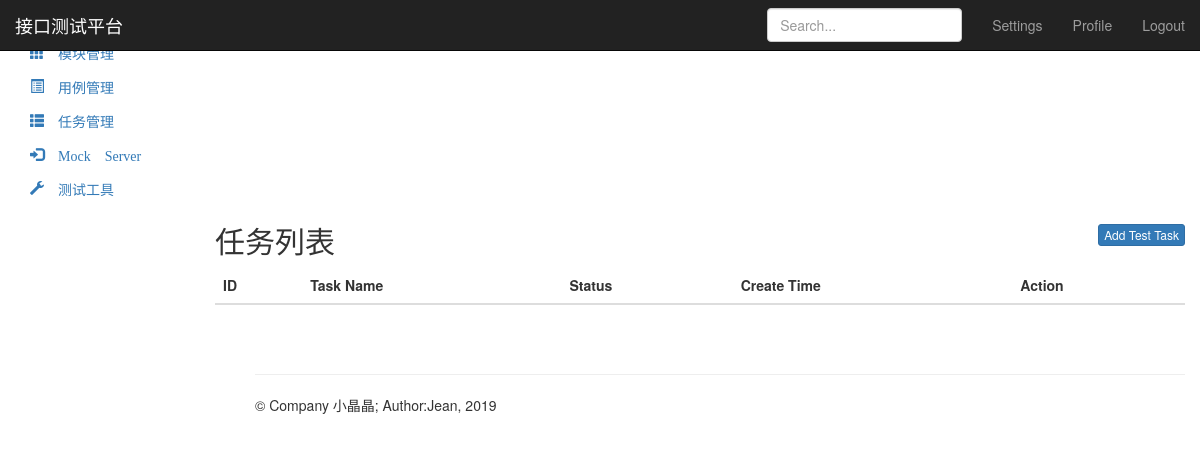
/testtask/, run on an earlier commit of the app's database.
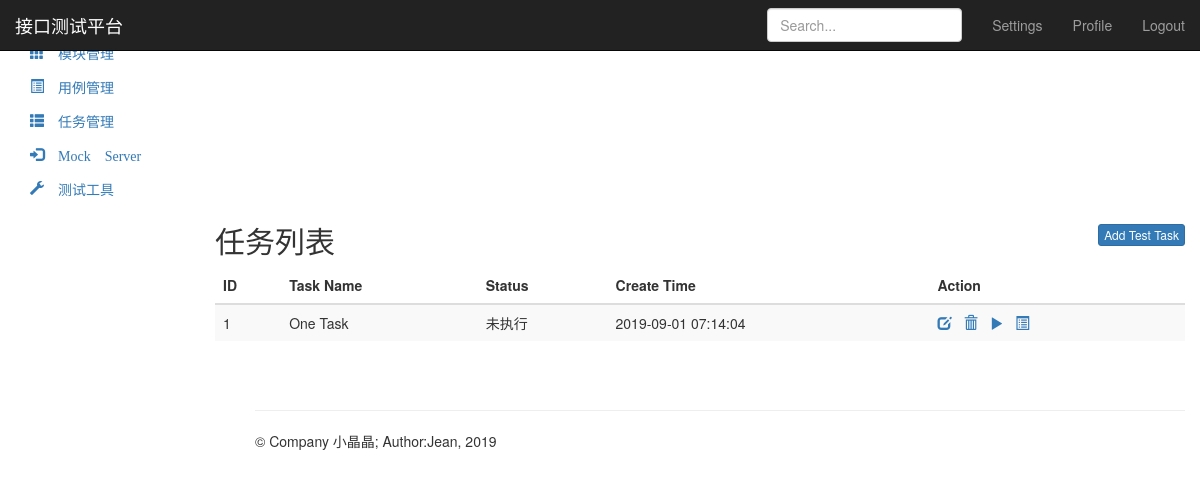
And on a later commit of the database.
### test_task_app/models.py (models this page shows, shortened)
class TestTask(models.Model):
    name = models.CharField("名称", max_length=100, blank=False, default="")
    describe = models.TextField("描述", default="")
    status = models.IntegerField("状态：", default=0)  # 未执行、执行中、执行完成、排队中
    cases = models.TextField("关联用例", default="")  # 存用例的列表
    create_time = models.DateTimeField("创建时间", auto_now_add=True)

### test_task_app/views.py (the view)
# urls.py: path('', views.test_task_manage),
def test_task_manage(request):
    task_list = TestTask.objects.all()
    return render(request, "test_task_list.html", {
        "type": "list",
        "tasks": task_list
    })

### templates/test_task_list.html (shortened to what this page needs)
{% extends "base.html" %}
{% block base %}
<nav class="navbar navbar-inverse navbar-fixed-top">
    <div class="container-fluid">
        <div class="navbar-header">
            <a class="navbar-brand" href="/project/">接口测试平台</a>
        </div>
        <div id="navbar" class="navbar-collapse collapse">
            <ul class="nav navbar-nav navbar-right">
                <li><a href="#">Settings</a></li>
                <li><a href="#">Profile</a></li>
                <li><a href="/logout/">Logout</a></li>
            </ul>
            <form class="navbar-form navbar-right">
                <input type="text" class="form-control" placeholder="Search...">
            </form>
        </div>
    </div>
</nav>
<div class="container-fluid">
    <div class="row">
        <div class="col-sm-3 col-md-2 sidebar">
            <ul class="nav nav-sidebar">
                <li>
                    <a href="/project/" class="glyphicon glyphicon-th-large">&nbsp;项目管理</a>
                </li>
                <li>
                    <a href="/module/" class="glyphicon glyphicon-th">&nbsp;模块管理</a>
                </li>
            </ul>
            <ul class="nav nav-sidebar">
                <li>
                    <a href="/testcase/" class="glyphicon glyphicon-list-alt">&nbsp;用例管理</a>
                </li>
                <li class="active">
                    <a href="/testtask/" class="glyphicon glyphicon-th-list">&nbsp;任务管理</a>
                </li>
            </ul>
            <ul class="nav nav-sidebar">
                <li><a href="" class="glyphicon glyphicon-log-in">&nbsp;Mock Server</a></li>
                <li><a href="" class="glyphicon glyphicon-wrench">&nbsp;测试工具</a></li>
            </ul>
        </div>
        <div class="col-sm-9 col-sm-offset-3 col-md-10 col-md-offset-2 main">
            {% if type == "list" %}
            <h2 class="sub-header">任务列表
                <button type="button" class="btn btn-xs btn-primary" style="float: right;"
                        onclick="location.href='/testtask/add_task/'">Add Test Task
                </button>
            </h2>
            <div class="table-responsive">
                <table class="table table-striped">
                    <thead>
                    <tr>
                        <th>ID</th>
                        <th>Task Name</th>
                        <th>Status</th>
                        <th>Create Time</th>
                        <th>Action</th>
                    </tr>
                    </thead>
                    {% for task in tasks %}
                    <tbody>
                    <tr>
                        <td>{{ task.id }}</td>
                        <td>{{ task.name }}</td>
                        {% if task.status == 0 %}
                        <td>未执行</td>
                        {% endif %}
                        <td>{{ task.create_time | date:"Y-m-d H:i:s" }}</td>
                        <td>
                            <a href="/testtask/edit_task/{{task.id}}/" style="margin-right: 8px;">
                                <span class="glyphicon glyphicon-edit"></span>
                            </a>
                            <a href="/testtask/delete_task/{{task.id}}/" style="margin-right: 8px;">
                                <span class="glyphicon glyphicon-trash"></span>
                            </a>
                            <a href="#" onclick="RunTask('{{task.id}}')" style="margin-right: 8px;">
                                <span class="glyphicon glyphicon-play"></span>
                            </a>
                            <a href="/testtask/result/{{task.id}}/" style="margin-right: 8px;">
                                <span class="glyphicon glyphicon-list-alt"></span>
                            </a>
                        </td>
                    </tr>
                    </tbody>
                    {% endfor %}
                </table>
            </div>
            {% endif %}
        </div>
    </div>
</div>
{% endblock %}

What changed in the data, as far as the page shows it:
added TestTask: id "1", name "One Task", status "未执行", create_time "2019-09-01 07:14:04"
